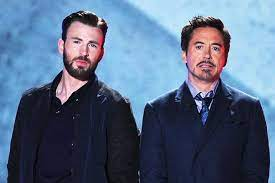
#> input picture Face Recognition/Excercise - 3/index.jpeg, 275 x 183 px
$ jupyter execute 'Face Detection using HARR CASCADE.ipynb'
#> lines starting #> are read from the running program, lines starting #| are printed output that depends on the picture; after the words box and inside, x2 and y2 are one past the last pixel; in counts of white or black regions, pixels touching at a corner belong together
[cell 1]
import cv2

[cell 2]
image_to_detect = cv2.imread('index.jpeg')
#> image_to_detect is the input picture: shape (183, 275, 3); mean B, G, R 131.1, 104.8, 86.7

[cell 3]
#load the pretrained haar classifier model
model = cv2.CascadeClassifier('haarcascade_frontalface_default.xml')

[cell 4]
#detect the all face location  using haar classifier
all_face_location  = model.detectMultiScale(image_to_detect)
#> all_face_location = [[59, 23, 50, 50], [180, 27, 52, 52]]

[cell 5]
#print number of faces we detect from the image
print(len(all_face_location))
#| 2

[cell 6]
#looping through the face location

for index, curren_face_location in enumerate(all_face_location):

    #spliting the touple of get the four position value of current face
    x, y, width , hight = curren_face_location

    #start co-ordinate
    left_x , left_y = x ,y
    right_x = x + width
    right_y = y + hight


    #slicing the current face from the main image
    current_face_image = image_to_detect[left_y:right_y,left_x:right_x]

    #showing the current face with dynamic title
    cv2.imshow("Face No"+str(index+1),current_face_image)

    #draw bounding box around the faces
    cv2.rectangle(image_to_detect,(left_x,right_y),(left_x,right_x),(0,255,0),2)
#> this loop made 2 passes
#> (x, y, width, hight, left_x, left_y, right_x, right_y) on passes 1 to 2: (59, 23, 50, 50, 59, 23, 109, 73), (180, 27, 52, 52, 180, 27, 232, 79)
#> pass 1, `current_face_image = image_to_detect[left_y:right_y,left_x:right_x]`:
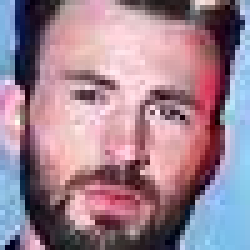
#> current_face_image: shape (50, 50, 3) (shown 5 times larger); mean B, G, R 145, 130.1, 158.1
#> pass 2, `current_face_image = image_to_detect[left_y:right_y,left_x:right_x]`:
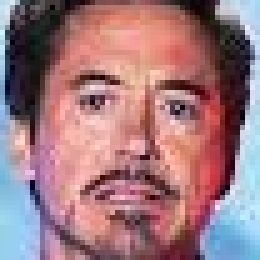
#> current_face_image: shape (52, 52, 3) (shown 5 times larger); mean B, G, R 126, 119.3, 158.3
#> after the loop:
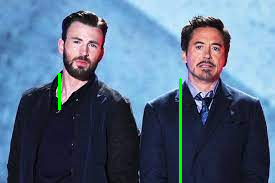
#> image_to_detect: shape (183, 275, 3); 0.85% of pixels changed, all inside (x1, y1, x2, y2) = (58, 72, 182, 183)


cv2.waitKey(0)
#close all window
cv2.destroyAllWindows()
